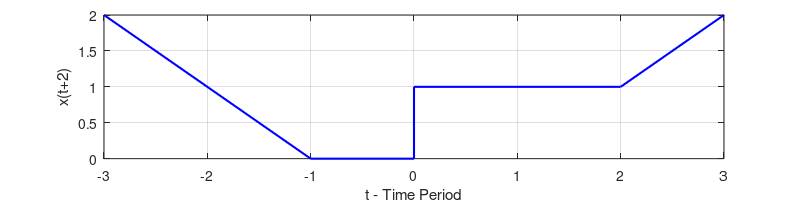

Recreate this plot in MATLAB.
clc;
clear all;
%t =[-5 -3 -2 -2 0 1];  t will be shifted to t0
t0 = [-3 -1 -0 -0 2 3];
x =[2 0 0 1 1 2];
plot(t0, x, 'blue', 'LineWidth', 1.5);

grid on;
set(gcf, 'Units', 'Inches', 'Position', [2, 3, 8, 2], 'PaperUnits', 'Inches', 'PaperSize', [8, 2]);

xlabel('t - Time Period');
ylabel('x(t+2)');

set(gcf, 'PaperUnits', 'inches');
 x_width=8 ;y_width=2;
 set(gcf, 'PaperPosition', [0 0 x_width y_width]); %
 saveas(gcf,'fig2_shift_left.jpg');
